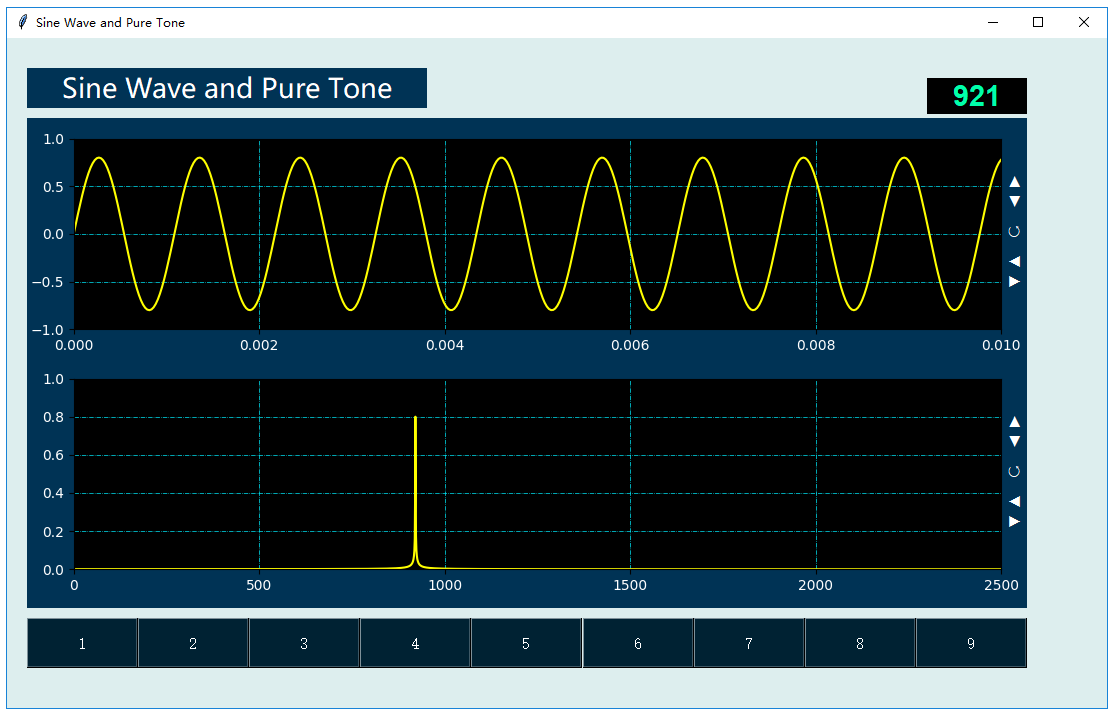

Here is the Python script that generated this plot:
#===This Frame is generated by DRPython ===============================
import sys
import os
import drvi.drviAppendPath as mPath
mPath.appendPythonPath()
#=================================================

import tkinter as tk
import tkinter.messagebox as msgbox
from tkinter import filedialog
import numpy as np
from scipy.fftpack import fft,ifft
import matplotlib.pyplot as plt
import numpy as np
from scipy import signal
import drvi.drviDSP as dsp
import drvi.drviControlls as dr
import drvi.drviSimpleAudio as sa

#=========================================
def setValue1(v):
 Fs=44100;
 dt=1.0/Fs;
 N=40000;
 mF=500*1.13**v
 tData=np.arange(N)*dt
 xData=0.8*np.sin(2*np.pi*mF*tData)
 mPlotWave.setValue2D(tData,xData)
 [mFre,mAmp]=dsp.AmpSpetrumX(N,Fs,xData)
 mPlotAmp.setValue2D(mFre,mAmp)
 mDigital1.setValueSingle(mF)

def setValue(v):
 Fs=44100;
 dt=1.0/Fs;
 N=40000;
 mF=500*1.13**v
 tData=np.arange(N)*dt
 xData=0.8*np.sin(2*np.pi*mF*tData)
 mPlotWave.setValue2D(tData,xData)
 [mFre,mAmp]=dsp.AmpSpetrumX(N,Fs,xData)
 mPlotAmp.setValue2D(mFre,mAmp)
 mDigital1.setValueSingle(mF)
 
 w=signal.windows.tukey(N,0.1);   
 y=xData*w
 sa.play(1,Fs,y,0)

 
#==Main Window=====================
win= tk.Tk()
sWOld=1920
sHOld=1080
sWidth=win.winfo_screenwidth()
sHeight=win.winfo_screenheight()
wRate=sWidth/sWOld
hRate=sHeight/sHOld
winWidth=int(1100*wRate)
winHeight=int(670*hRate)
x=(sWidth-winWidth)/2;
y=(win.winfo_screenheight()-winHeight)/2
win.geometry("%dx%d+%d+%d" %(winWidth,winHeight,x,y))
win.config(bg="#ddeeee")
win.wm_title('Sine Wave and Pure Tone')

#==Layout of controls=====================
mLab1=dr.DRLabelX(win,20*wRate,30*hRate,400*wRate,40*hRate,'#003355','#ffffff','Sine Wave and Pure Tone',20)
mPlotWave=dr.DRPlotX(win,20*wRate,80*hRate,1000*wRate,250*hRate,'','#003355','#000000','#ffffff','#00eeff','#ffff00',0,0.01,-1,1,0,0)
mPlotAmp=dr.DRPlotX(win,20*wRate,320*hRate,1000*wRate,250*hRate,'','#003355','#000000','#ffffff','#00eeff','#ffff00',0,2500,0,1,0,0)
mHBut2=dr.DRHButtonGroup(win,20*wRate,580*hRate,1000*wRate,50*hRate,'#002233','#ffffff','1,2,3,4,5,6,7,8,9',9,1)
mDigital1=dr.DRDigital(win,920*wRate,40*hRate,100*wRate,36*hRate,'#000000','#00ffaa',0,0,22)

#==DataStream Binding=====================
mHBut2.addCallBackSingle(setValue)
setValue1(1)
    
#==Main Loop=====================
win.mainloop()

#==End of APPp=====================
